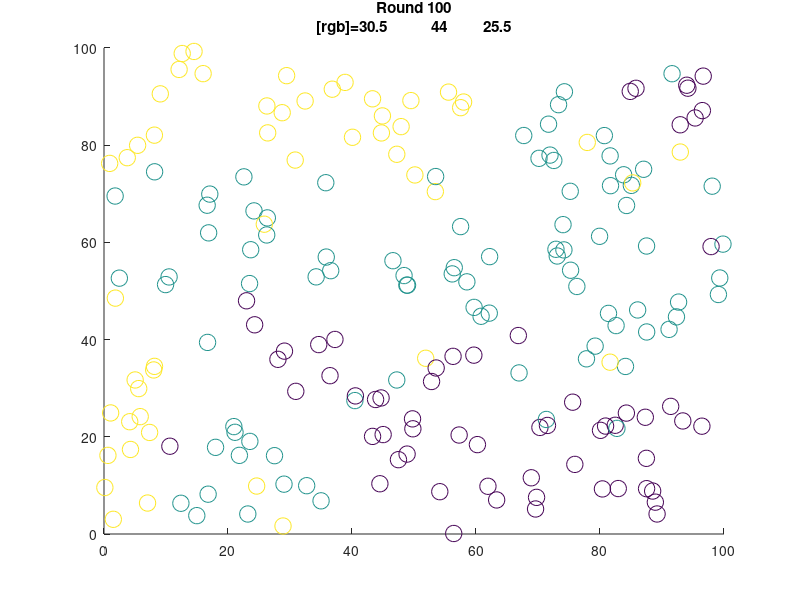

Write MATLAB code to recreate this figure.
function colorconsensus
% this version tries to find the maximum among the others.  If there are
% ties, it randomly assigns.
%
% InitializationL
%   N agents (N=200) are randomly placed on a 2D region.  Each agent
%   initially selects a color from the set {R,G,B}.
%
% Goal: all agents to select the same color
%
% Process:
%    Turns are synchronized.  At each turn the robots
% check the current color of their k-nearest neighbors. update their
% current color based on the neighbors, their own color, and (perhaps)
% generating a random number Caveats:  each robot must run the same
% algorithm, each robot has a unique random number generator, all turns are
% synchronized, the set of potential colors is randomized -- no algorithm
% "everyone choose red" will work.
L = 100;
N = 200;
Xpos = rand(200,2)*L;
cols = ['r','g','b'];
Xcol = randi(3,N,1);

%set up figure
figure(1)
h = scatter(Xpos(:,1),Xpos(:,2),ones(N,1)*140,Xcol);
set(h,'marker','o')
k = 9; %number of nearest neighbors

IDX = knnsearch(Xpos,Xpos,'K',k);

for i = 1:N
    for j = 2:k
        %line([Xpos(IDX(i,1),1) Xpos(IDX(i,j),1)],[Xpos(IDX(i,1),2) Xpos(IDX(i,j),2)])
    end
end


maxIter = 100;
for i = 1:maxIter
    Xcoli = Xcol;
    for j = 1:N
        
        vc = histc(Xcol(IDX(j,:)),[1,2,3]);
        %assign most likely color
        if vc(1)>vc(2) && vc(1)>vc(3)
            Xcoli(j) = 1;
        elseif vc(2)>vc(1) && vc(2)>vc(3)
            Xcoli(j) = 2;
        elseif vc(3)>vc(1) && vc(3)>vc(2)
            Xcoli(j) = 3;
            %if tie randomly choose
        elseif vc(1) == vc(2) && vc(2) == vc(3)
            Xcoli(j) = randi(3,1);
        elseif vc(1) == vc(2)
            if rand(1)>0.5
                Xcoli(j) = 1;
            else
                Xcoli(j) = 2;
            end
            %if top two choices tie, randomly pick between them
        elseif vc(2) == vc(3)
            if rand(1)>0.5
                Xcoli(j) = 2;
            else
                Xcoli(j) = 3;
            end
        elseif vc(1) == vc(3)
            if rand(1)>0.5
                Xcoli(j) = 1;
            else
                Xcoli(j) = 3;
            end
        end
       if rand(1)<0.1  %each node has a small probability of changing each iteration
        Xcoli(j) = randi(3,1);
       end
        
    end
    Xcol = Xcoli;
    vc = histc(Xcol,[1,2,3])/N*100;
    title({['Round ',num2str(i)];['[rgb]=',num2str(vc')]})
              %update the figure
        set(h,'CData',Xcol);
        drawnow
        if max(vc) > 80
            break
        end
pause(0.1)
end 
        
        
